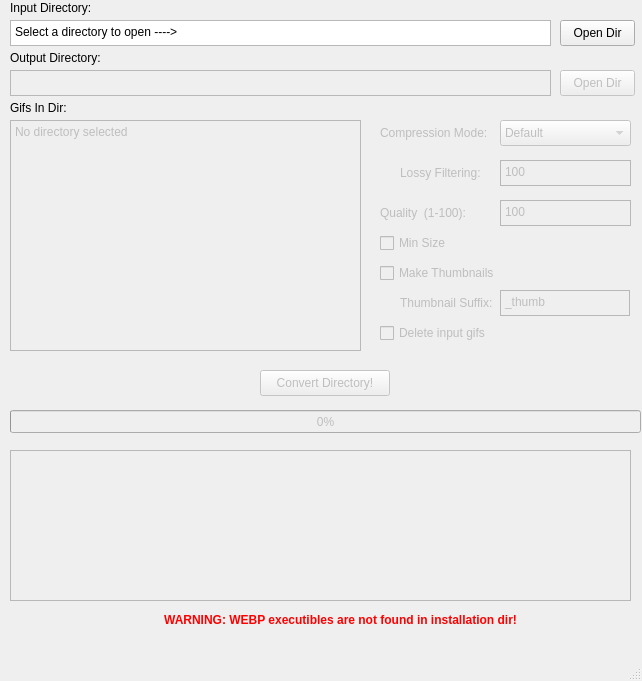
<?xml version="1.0" encoding="UTF-8"?>
<ui version="4.0">
 <class>MainWindow</class>
 <widget class="QMainWindow" name="MainWindow">
  <property name="geometry">
   <rect>
    <x>0</x>
    <y>0</y>
    <width>642</width>
    <height>681</height>
   </rect>
  </property>
  <property name="windowTitle">
   <string>WebP Batch Converter</string>
  </property>
  <widget class="QWidget" name="centralwidget">
   <widget class="QPushButton" name="btn_selectdir">
    <property name="geometry">
     <rect>
      <x>560</x>
      <y>20</y>
      <width>75</width>
      <height>26</height>
     </rect>
    </property>
    <property name="text">
     <string>Open Dir</string>
    </property>
   </widget>
   <widget class="QTextBrowser" name="txt_workingdir">
    <property name="geometry">
     <rect>
      <x>10</x>
      <y>20</y>
      <width>541</width>
      <height>26</height>
     </rect>
    </property>
    <property name="verticalScrollBarPolicy">
     <enum>Qt::ScrollBarAlwaysOff</enum>
    </property>
    <property name="horizontalScrollBarPolicy">
     <enum>Qt::ScrollBarAlwaysOff</enum>
    </property>
    <property name="lineWrapMode">
     <enum>QTextEdit::NoWrap</enum>
    </property>
    <property name="html">
     <string>&lt;!DOCTYPE HTML PUBLIC &quot;-//W3C//DTD HTML 4.0//EN&quot; &quot;http://www.w3.org/TR/REC-html40/strict.dtd&quot;&gt;
&lt;html&gt;&lt;head&gt;&lt;meta name=&quot;qrichtext&quot; content=&quot;1&quot; /&gt;&lt;meta charset=&quot;utf-8&quot; /&gt;&lt;style type=&quot;text/css&quot;&gt;
p, li { white-space: pre-wrap; }
&lt;/style&gt;&lt;/head&gt;&lt;body style=&quot; font-family:'Segoe UI'; font-size:9pt; font-weight:400; font-style:normal;&quot;&gt;
&lt;p style=&quot; margin-top:0px; margin-bottom:0px; margin-left:0px; margin-right:0px; -qt-block-indent:0; text-indent:0px;&quot;&gt;Select a directory to open ----&amp;gt;&lt;/p&gt;&lt;/body&gt;&lt;/html&gt;</string>
    </property>
   </widget>
   <widget class="QTextBrowser" name="txt_dircontents">
    <property name="enabled">
     <bool>false</bool>
    </property>
    <property name="geometry">
     <rect>
      <x>10</x>
      <y>120</y>
      <width>351</width>
      <height>231</height>
     </rect>
    </property>
    <property name="html">
     <string>&lt;!DOCTYPE HTML PUBLIC &quot;-//W3C//DTD HTML 4.0//EN&quot; &quot;http://www.w3.org/TR/REC-html40/strict.dtd&quot;&gt;
&lt;html&gt;&lt;head&gt;&lt;meta name=&quot;qrichtext&quot; content=&quot;1&quot; /&gt;&lt;meta charset=&quot;utf-8&quot; /&gt;&lt;style type=&quot;text/css&quot;&gt;
p, li { white-space: pre-wrap; }
&lt;/style&gt;&lt;/head&gt;&lt;body style=&quot; font-family:'Segoe UI'; font-size:9pt; font-weight:400; font-style:normal;&quot;&gt;
&lt;p style=&quot; margin-top:0px; margin-bottom:0px; margin-left:0px; margin-right:0px; -qt-block-indent:0; text-indent:0px;&quot;&gt;No directory selected&lt;/p&gt;&lt;/body&gt;&lt;/html&gt;</string>
    </property>
   </widget>
   <widget class="QLabel" name="lbl_dircontents">
    <property name="geometry">
     <rect>
      <x>10</x>
      <y>100</y>
      <width>61</width>
      <height>16</height>
     </rect>
    </property>
    <property name="text">
     <string>Gifs In Dir:</string>
    </property>
   </widget>
   <widget class="QTextEdit" name="txt_thumbsuffix">
    <property name="enabled">
     <bool>false</bool>
    </property>
    <property name="geometry">
     <rect>
      <x>500</x>
      <y>290</y>
      <width>130</width>
      <height>26</height>
     </rect>
    </property>
    <property name="html">
     <string>&lt;!DOCTYPE HTML PUBLIC &quot;-//W3C//DTD HTML 4.0//EN&quot; &quot;http://www.w3.org/TR/REC-html40/strict.dtd&quot;&gt;
&lt;html&gt;&lt;head&gt;&lt;meta name=&quot;qrichtext&quot; content=&quot;1&quot; /&gt;&lt;meta charset=&quot;utf-8&quot; /&gt;&lt;style type=&quot;text/css&quot;&gt;
p, li { white-space: pre-wrap; }
&lt;/style&gt;&lt;/head&gt;&lt;body style=&quot; font-family:'Segoe UI'; font-size:9pt; font-weight:400; font-style:normal;&quot;&gt;
&lt;p style=&quot; margin-top:0px; margin-bottom:0px; margin-left:0px; margin-right:0px; -qt-block-indent:0; text-indent:0px;&quot;&gt;_thumb&lt;/p&gt;&lt;/body&gt;&lt;/html&gt;</string>
    </property>
   </widget>
   <widget class="QCheckBox" name="chb_makethumbs">
    <property name="enabled">
     <bool>false</bool>
    </property>
    <property name="geometry">
     <rect>
      <x>380</x>
      <y>260</y>
      <width>121</width>
      <height>26</height>
     </rect>
    </property>
    <property name="text">
     <string>Make Thumbnails</string>
    </property>
   </widget>
   <widget class="QLabel" name="lbl_thumbsuffix">
    <property name="enabled">
     <bool>false</bool>
    </property>
    <property name="geometry">
     <rect>
      <x>400</x>
      <y>290</y>
      <width>101</width>
      <height>26</height>
     </rect>
    </property>
    <property name="text">
     <string>Thumbnail Suffix:</string>
    </property>
   </widget>
   <widget class="QLabel" name="lbl_inputdir">
    <property name="geometry">
     <rect>
      <x>10</x>
      <y>0</y>
      <width>121</width>
      <height>16</height>
     </rect>
    </property>
    <property name="text">
     <string>Input Directory:</string>
    </property>
   </widget>
   <widget class="QPushButton" name="btn_selectoutputdir">
    <property name="enabled">
     <bool>false</bool>
    </property>
    <property name="geometry">
     <rect>
      <x>560</x>
      <y>70</y>
      <width>75</width>
      <height>26</height>
     </rect>
    </property>
    <property name="text">
     <string>Open Dir</string>
    </property>
   </widget>
   <widget class="QLabel" name="lbl_outputdir">
    <property name="geometry">
     <rect>
      <x>10</x>
      <y>50</y>
      <width>121</width>
      <height>16</height>
     </rect>
    </property>
    <property name="text">
     <string>Output Directory:</string>
    </property>
   </widget>
   <widget class="QTextBrowser" name="txt_outputdir">
    <property name="enabled">
     <bool>false</bool>
    </property>
    <property name="geometry">
     <rect>
      <x>10</x>
      <y>70</y>
      <width>541</width>
      <height>26</height>
     </rect>
    </property>
    <property name="verticalScrollBarPolicy">
     <enum>Qt::ScrollBarAlwaysOff</enum>
    </property>
    <property name="horizontalScrollBarPolicy">
     <enum>Qt::ScrollBarAlwaysOff</enum>
    </property>
    <property name="lineWrapMode">
     <enum>QTextEdit::NoWrap</enum>
    </property>
    <property name="html">
     <string>&lt;!DOCTYPE HTML PUBLIC &quot;-//W3C//DTD HTML 4.0//EN&quot; &quot;http://www.w3.org/TR/REC-html40/strict.dtd&quot;&gt;
&lt;html&gt;&lt;head&gt;&lt;meta name=&quot;qrichtext&quot; content=&quot;1&quot; /&gt;&lt;meta charset=&quot;utf-8&quot; /&gt;&lt;style type=&quot;text/css&quot;&gt;
p, li { white-space: pre-wrap; }
&lt;/style&gt;&lt;/head&gt;&lt;body style=&quot; font-family:'Segoe UI'; font-size:9pt; font-weight:400; font-style:normal;&quot;&gt;
&lt;p style=&quot;-qt-paragraph-type:empty; margin-top:0px; margin-bottom:0px; margin-left:0px; margin-right:0px; -qt-block-indent:0; text-indent:0px;&quot;&gt;&lt;br /&gt;&lt;/p&gt;&lt;/body&gt;&lt;/html&gt;</string>
    </property>
   </widget>
   <widget class="QLabel" name="lbl_webpinstallwarning">
    <property name="geometry">
     <rect>
      <x>100</x>
      <y>610</y>
      <width>481</width>
      <height>20</height>
     </rect>
    </property>
    <property name="font">
     <font>
      <bold>true</bold>
     </font>
    </property>
    <property name="text">
     <string>&lt;html&gt;&lt;head/&gt;&lt;body&gt;&lt;p&gt;&lt;span style=&quot; color:#ff0000;&quot;&gt;WARNING: WEBP executibles are not found in installation dir!&lt;/span&gt;&lt;/p&gt;&lt;/body&gt;&lt;/html&gt;</string>
    </property>
    <property name="alignment">
     <set>Qt::AlignCenter</set>
    </property>
   </widget>
   <widget class="QLabel" name="lbl_gifcount">
    <property name="geometry">
     <rect>
      <x>70</x>
      <y>100</y>
      <width>81</width>
      <height>16</height>
     </rect>
    </property>
    <property name="text">
     <string/>
    </property>
   </widget>
   <widget class="QCheckBox" name="chb_deletegifs">
    <property name="enabled">
     <bool>false</bool>
    </property>
    <property name="geometry">
     <rect>
      <x>380</x>
      <y>320</y>
      <width>121</width>
      <height>26</height>
     </rect>
    </property>
    <property name="text">
     <string>Delete input gifs</string>
    </property>
   </widget>
   <widget class="QLabel" name="lbl_quality">
    <property name="enabled">
     <bool>false</bool>
    </property>
    <property name="geometry">
     <rect>
      <x>380</x>
      <y>200</y>
      <width>101</width>
      <height>26</height>
     </rect>
    </property>
    <property name="text">
     <string>Quality  (1-100):</string>
    </property>
   </widget>
   <widget class="QTextEdit" name="txt_quality">
    <property name="enabled">
     <bool>false</bool>
    </property>
    <property name="geometry">
     <rect>
      <x>500</x>
      <y>200</y>
      <width>131</width>
      <height>26</height>
     </rect>
    </property>
    <property name="html">
     <string>&lt;!DOCTYPE HTML PUBLIC &quot;-//W3C//DTD HTML 4.0//EN&quot; &quot;http://www.w3.org/TR/REC-html40/strict.dtd&quot;&gt;
&lt;html&gt;&lt;head&gt;&lt;meta name=&quot;qrichtext&quot; content=&quot;1&quot; /&gt;&lt;meta charset=&quot;utf-8&quot; /&gt;&lt;style type=&quot;text/css&quot;&gt;
p, li { white-space: pre-wrap; }
&lt;/style&gt;&lt;/head&gt;&lt;body style=&quot; font-family:'Segoe UI'; font-size:9pt; font-weight:400; font-style:normal;&quot;&gt;
&lt;p style=&quot; margin-top:0px; margin-bottom:0px; margin-left:0px; margin-right:0px; -qt-block-indent:0; text-indent:0px;&quot;&gt;100&lt;/p&gt;&lt;/body&gt;&lt;/html&gt;</string>
    </property>
   </widget>
   <widget class="QComboBox" name="cmb_compressionmode">
    <property name="enabled">
     <bool>false</bool>
    </property>
    <property name="geometry">
     <rect>
      <x>500</x>
      <y>120</y>
      <width>131</width>
      <height>26</height>
     </rect>
    </property>
    <item>
     <property name="text">
      <string>Default</string>
     </property>
    </item>
    <item>
     <property name="text">
      <string>Lossy</string>
     </property>
    </item>
    <item>
     <property name="text">
      <string>Mixed</string>
     </property>
    </item>
   </widget>
   <widget class="QLabel" name="lbl_compressionmode">
    <property name="enabled">
     <bool>false</bool>
    </property>
    <property name="geometry">
     <rect>
      <x>380</x>
      <y>120</y>
      <width>111</width>
      <height>26</height>
     </rect>
    </property>
    <property name="text">
     <string>Compression Mode:</string>
    </property>
   </widget>
   <widget class="QCheckBox" name="chb_minsize">
    <property name="enabled">
     <bool>false</bool>
    </property>
    <property name="geometry">
     <rect>
      <x>380</x>
      <y>230</y>
      <width>121</width>
      <height>26</height>
     </rect>
    </property>
    <property name="text">
     <string>Min Size</string>
    </property>
   </widget>
   <widget class="QTextEdit" name="txt_lossyfiltering">
    <property name="enabled">
     <bool>false</bool>
    </property>
    <property name="geometry">
     <rect>
      <x>500</x>
      <y>160</y>
      <width>131</width>
      <height>26</height>
     </rect>
    </property>
    <property name="html">
     <string>&lt;!DOCTYPE HTML PUBLIC &quot;-//W3C//DTD HTML 4.0//EN&quot; &quot;http://www.w3.org/TR/REC-html40/strict.dtd&quot;&gt;
&lt;html&gt;&lt;head&gt;&lt;meta name=&quot;qrichtext&quot; content=&quot;1&quot; /&gt;&lt;meta charset=&quot;utf-8&quot; /&gt;&lt;style type=&quot;text/css&quot;&gt;
p, li { white-space: pre-wrap; }
&lt;/style&gt;&lt;/head&gt;&lt;body style=&quot; font-family:'Segoe UI'; font-size:9pt; font-weight:400; font-style:normal;&quot;&gt;
&lt;p style=&quot; margin-top:0px; margin-bottom:0px; margin-left:0px; margin-right:0px; -qt-block-indent:0; text-indent:0px;&quot;&gt;100&lt;/p&gt;&lt;/body&gt;&lt;/html&gt;</string>
    </property>
   </widget>
   <widget class="QLabel" name="lbl_lossyfiltering">
    <property name="enabled">
     <bool>false</bool>
    </property>
    <property name="geometry">
     <rect>
      <x>400</x>
      <y>160</y>
      <width>101</width>
      <height>26</height>
     </rect>
    </property>
    <property name="text">
     <string>Lossy Filtering:</string>
    </property>
   </widget>
   <widget class="QProgressBar" name="progressBar">
    <property name="enabled">
     <bool>false</bool>
    </property>
    <property name="geometry">
     <rect>
      <x>10</x>
      <y>410</y>
      <width>631</width>
      <height>23</height>
     </rect>
    </property>
    <property name="value">
     <number>0</number>
    </property>
   </widget>
   <widget class="QPushButton" name="btn_convert">
    <property name="enabled">
     <bool>false</bool>
    </property>
    <property name="geometry">
     <rect>
      <x>260</x>
      <y>370</y>
      <width>130</width>
      <height>26</height>
     </rect>
    </property>
    <property name="text">
     <string>Convert Directory!</string>
    </property>
   </widget>
   <widget class="QTextBrowser" name="txt_convertlog">
    <property name="enabled">
     <bool>false</bool>
    </property>
    <property name="geometry">
     <rect>
      <x>10</x>
      <y>450</y>
      <width>621</width>
      <height>151</height>
     </rect>
    </property>
    <property name="html">
     <string>&lt;!DOCTYPE HTML PUBLIC &quot;-//W3C//DTD HTML 4.0//EN&quot; &quot;http://www.w3.org/TR/REC-html40/strict.dtd&quot;&gt;
&lt;html&gt;&lt;head&gt;&lt;meta name=&quot;qrichtext&quot; content=&quot;1&quot; /&gt;&lt;meta charset=&quot;utf-8&quot; /&gt;&lt;style type=&quot;text/css&quot;&gt;
p, li { white-space: pre-wrap; }
&lt;/style&gt;&lt;/head&gt;&lt;body style=&quot; font-family:'Segoe UI'; font-size:9pt; font-weight:400; font-style:normal;&quot;&gt;
&lt;p style=&quot;-qt-paragraph-type:empty; margin-top:0px; margin-bottom:0px; margin-left:0px; margin-right:0px; -qt-block-indent:0; text-indent:0px;&quot;&gt;&lt;br /&gt;&lt;/p&gt;&lt;/body&gt;&lt;/html&gt;</string>
    </property>
   </widget>
  </widget>
  <widget class="QMenuBar" name="menubar">
   <property name="geometry">
    <rect>
     <x>0</x>
     <y>0</y>
     <width>642</width>
     <height>22</height>
    </rect>
   </property>
  </widget>
  <widget class="QStatusBar" name="statusbar">
   <property name="enabled">
    <bool>true</bool>
   </property>
  </widget>
 </widget>
 <resources/>
 <connections/>
</ui>
